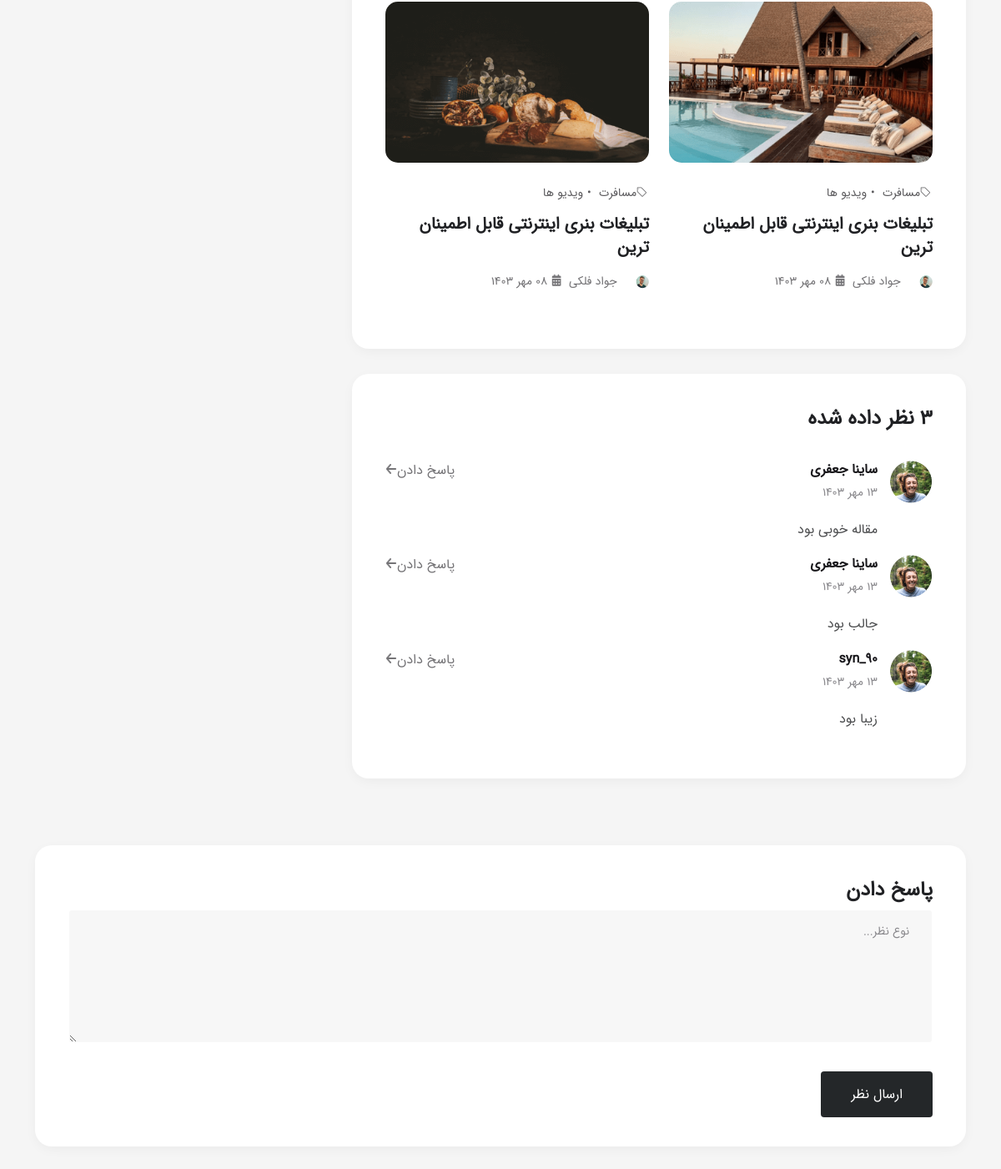
The page /articels/details/سرگذشت-نویسنده/ (signed in, lower part) on the database as committed earlier.
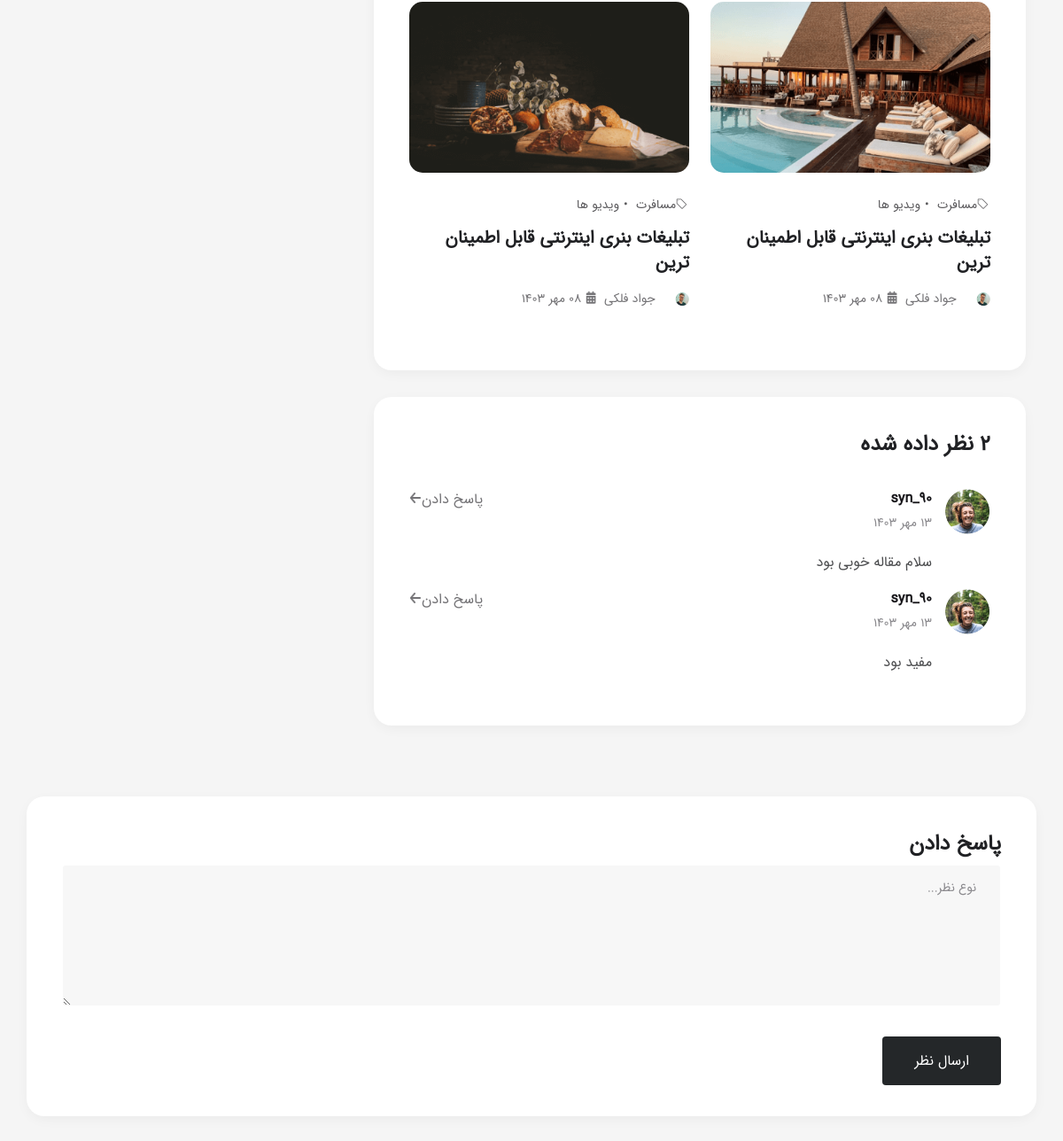
The same page on the database as committed later.
### articels_app/models.py (models this page shows, shortened)
class ArticleModel(models.Model):
    title = models.CharField(max_length=50, verbose_name='عنوان')
    img1 = models.ImageField(upload_to='articles/%Y', verbose_name= 'تصویر اول')
    img2 = models.ImageField(upload_to='articles/%Y', verbose_name="تصویر دوم ")
    para1 = models.TextField(verbose_name='پاراگراف اول')
    para2 = models.TextField(verbose_name='پاراگراف دوم')
    create_at = models.DateTimeField(auto_now_add=True, verbose_name='تاریخ')
    slug = models.SlugField(verbose_name='عنوان در مرورگر', allow_unicode=True)
    author = models.ForeignKey(to=UserModel, on_delete=models.CASCADE, null=True,verbose_name='نویسنده', editable=False)
    is_active = models.BooleanField(default=True, verbose_name='فعال/غیرفعال')
    class Meta:
        verbose_name = 'مقاله'
        verbose_name_plural = 'مقالات'
        ordering = ['id']

class ArticleCommentModel(models.Model):
    user = models.ForeignKey(to = UserModel, on_delete=models.CASCADE, verbose_name='کاربر', editable=False)
    article = models.ForeignKey(to = ArticleModel, on_delete=models.CASCADE, verbose_name='مقاله')
    text = models.TextField(verbose_name='متن')
    create_at =models.DateTimeField(auto_now_add=True, verbose_name='تاریخ')
    is_publish = models.BooleanField(default=False, verbose_name="انتشار")
    class Meta:
        verbose_name = 'کامنت'
        verbose_name_plural = 'کامنت ها '
        ordering = ['id']

### user_app/models.py (models this page shows)
class UserModel(AbstractUser):
    phone = models.CharField(max_length=12)
    active_code= models.CharField(max_length=6)
    def __str__(self):
        return self.username

### articels_app/views.py (the view, shortened to what this page needs)
# urls.py: path('details/<slug>/',DetailView.as_view(), name = 'article_details'),
class DetailView(View):
    def get_article(self, slug):
        article = ArticleModel.objects.prefetch_related('articlecommentmodel_set').filter(slug=slug).first()
        if article is not None:
            return article
        else:raise Http404
    def get(self, request, slug):
        article = self.get_article(slug)
        return render(request, 'article_details.html', {
            'article' : article
        })

### polls/templatetags/poll_extras.py (called while the page is built)
@register.filter(name = 'filter_by_publish')
def filter_by_publish(value , id):
    result = ArticleCommentModel.objects.filter(is_publish=True ,article__id=id)
    return len(result)

### articels_app/templates/article_details.html (shortened to what the changed rows need)
{% extends '_layout.html' %}
{% load poll_extras %}
{% block content %}
    <section class="blog-details-area bg-gray sec_padding">
        <div class="container rtl">
            <div class="row">
                <div class="col-xl-8 mb-50">
                    {% if request.user.is_authenticated %}
                        <div class="comments-item round-box mb-30 wow fadeInUp">
                            <h4 class="mb-35">{{ article.articlecommentmodel_set|filter_by_publish:article.id }} نظر داده شده</h4>
                            {% for comment in  article.articlecommentmodel_set.all %}
                                {% if comment.is_publish %}
                                    <div class="comments-content">
                                    <div>
                                        <img src="/static/img/blog/face-03.png" alt="Face">
                                    </div>
                                    <div class="comments-text">
                                        <div class="d-flex flex-wrap justify-content-between mb-20">
                                            <div>
                                                <a href="#" class="admin-title"> {{ comment.user }}</a>
                                                <p class="post-time">13 مهر 1403</p>
                                            </div>
                                            <a class="sub-bold-1 comment-reply" data-bs-toggle="collapse"
                                               href="#replyColllapse03" role="button" aria-expanded="false"
                                               aria-controls="replyColllapse03">پاسخ دادن<i
                                                    class="fa-solid fa-arrow-right"></i></a>
                                        </div>
                                        <p class="small-2">
                                            {{ comment.text }}
                                        </p>
                                    </div>
                                {% endif %}
                            </div>
                            {% endfor %}
                        </div>
                    {% else %}
                        <div class="col-sm-12 alert alert-danger">برای ثبت نظر باید وارد <a
                                href="{% url 'login_page' %}">حساب کاربری </a>خود شوید
                        </div>
                    {% endif %}
                </div>
            </div>
        </div>
    </section>
{% endblock %}

Rows that differ between the two databases and show on the page:
removed ArticleCommentModel: is_publish True (drawn), user "ساینا جعفری", text "مقاله خوبی بود"
removed ArticleCommentModel: is_publish True (drawn), user "ساینا جعفری", text "جالب بود"
removed ArticleCommentModel: is_publish True (drawn), user "syn_90", text "زیبا بود"
computed for ArticleModel: articlecommentmodel_set|filter_by_publish "3" → "2"
added ArticleCommentModel: is_publish True (drawn), user "syn_90", text "سلام مقاله خوبی بود"
added ArticleCommentModel: is_publish True (drawn), user "syn_90", text "مفید بود"
